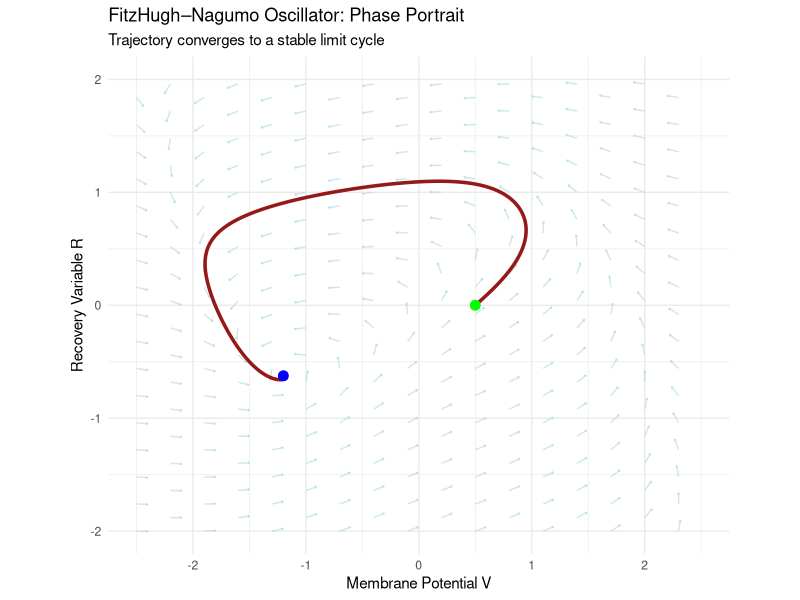
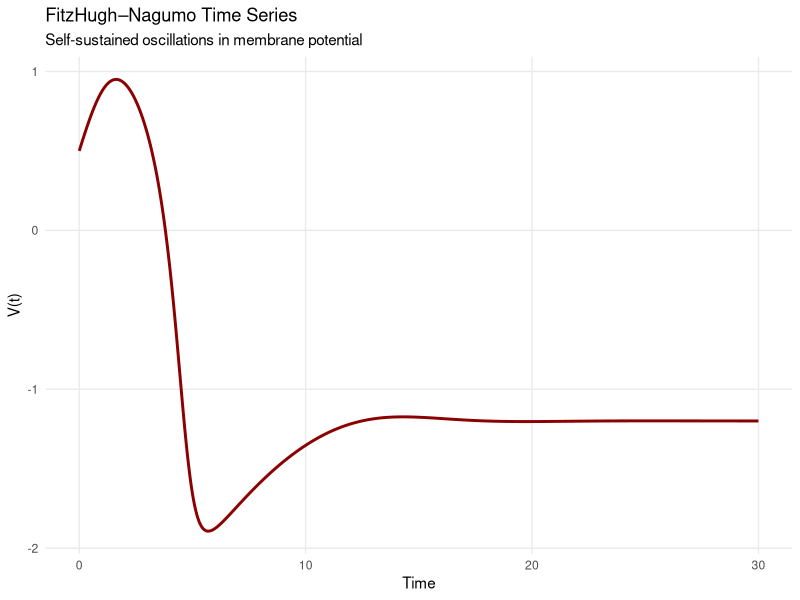
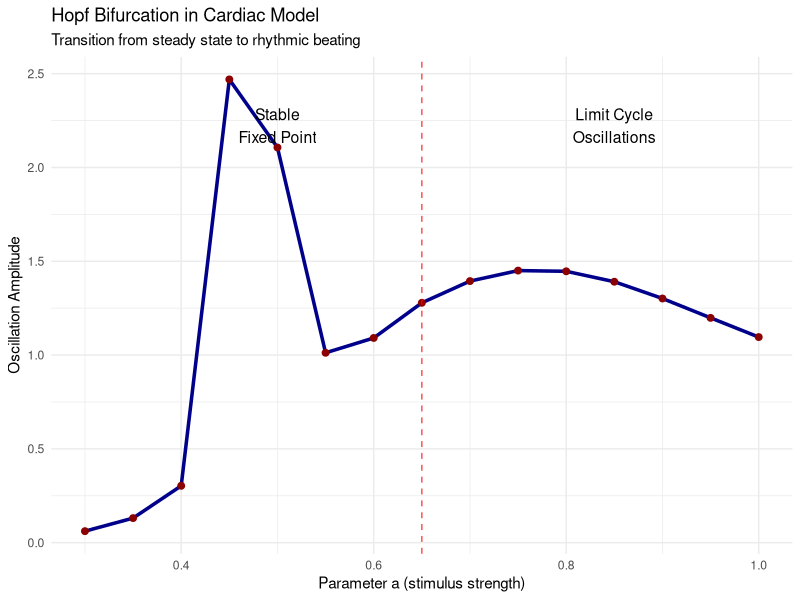
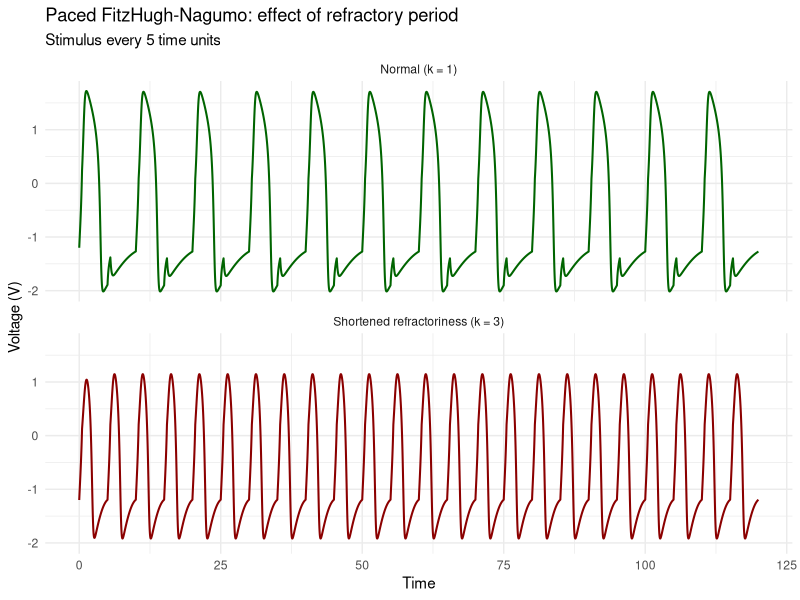
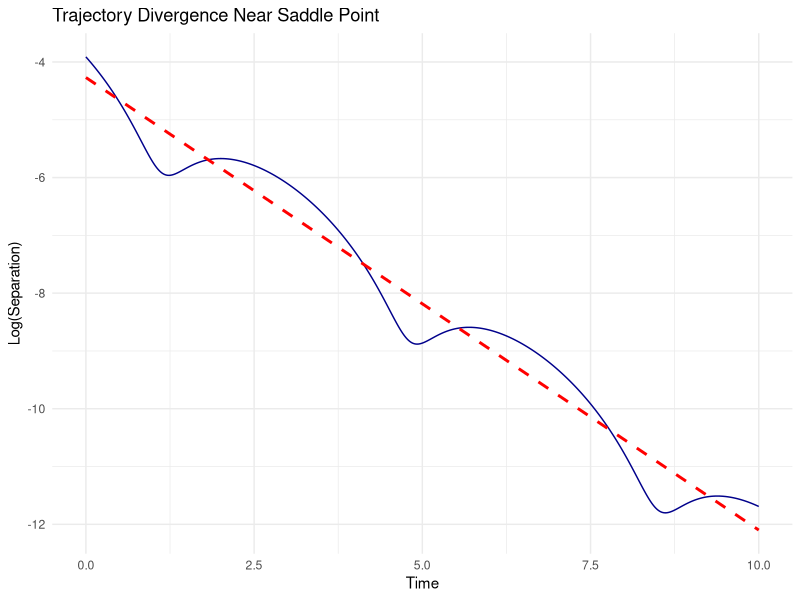

R code for these plots, in order:
## ---- chunk 1
# Load required libraries
library(ggplot2)
library(deSolve)

# ------------------------------------------------------------
# FitzHugh–Nagumo Model (canonical nondimensional form)
# ------------------------------------------------------------
fitzhugh_nagumo <- function(t, state, parameters) {
  V <- state["V"]
  R <- state["R"]

  c_param <- parameters[["c"]]
  a <- parameters[["a"]]
  b <- parameters[["b"]]

  dV <- V - V^3/3 - R
  dR <- (V + a - b*R) / c_param

  list(c(dV, dR))
}

# Parameters generating a stable limit cycle
fn_params <- list(c = 3, a = 0.7, b = 0.8)

# ------------------------------------------------------------
# Vector field grid
# ------------------------------------------------------------
V_range <- seq(-2.5, 2.5, by = 0.15)
R_range <- seq(-2,  2,  by = 0.12)

vector_field <- expand.grid(V = V_range, R = R_range)

# Compute derivatives
vector_field$dV <- with(vector_field, V - V^3/3 - R)
vector_field$dR <- with(vector_field, (V + fn_params$a - fn_params$b*R) / fn_params$c)

# Normalize vectors for visualization
mag <- sqrt(vector_field$dV^2 + vector_field$dR^2)
scale_factor <- 0.1

vector_field$dV_norm <- scale_factor * vector_field$dV / mag
vector_field$dR_norm <- scale_factor * vector_field$dR / mag

# Subsample vector field for readability
vf_sub <- vector_field[seq(1, nrow(vector_field), by = 4), ]

# ------------------------------------------------------------
# Integrate one example trajectory
# ------------------------------------------------------------
times <- seq(0, 30, by = 0.01)
initial_state <- c(V = 0.5, R = 0)

trajectory <- ode(y = initial_state, times = times,
                  func = fitzhugh_nagumo, parms = fn_params)
trajectory_df <- as.data.frame(trajectory)

# ------------------------------------------------------------
# Phase portrait
# ------------------------------------------------------------
phase_portrait <- ggplot() +
  geom_segment(
    data = vf_sub,
    aes(x = V, y = R, xend = V + dV_norm, yend = R + dR_norm),
    arrow = arrow(length = unit(0.02, "inches")),
    color = "lightblue", alpha = 0.6
  ) +
  geom_path(
    data = trajectory_df,
    aes(x = V, y = R),
    color = "darkred", linewidth = 1.2, alpha = 0.9
  ) +
  geom_point(
    data = trajectory_df[1,],
    aes(x = V, y = R),
    color = "green", size = 3
  ) +
  geom_point(
    data = tail(trajectory_df, 1),
    aes(x = V, y = R),
    color = "blue", size = 3
  ) +
  labs(
    title = "FitzHugh–Nagumo Oscillator: Phase Portrait",
    subtitle = "Trajectory converges to a stable limit cycle",
    x = "Membrane Potential V",
    y = "Recovery Variable R"
  ) +
  theme_minimal() +
  coord_equal(xlim = c(-2.5, 2.5), ylim = c(-2, 2))

# ------------------------------------------------------------
# Time-series plot
# ------------------------------------------------------------
timeseries_plot <- ggplot(trajectory_df, aes(x = time)) +
  geom_line(aes(y = V), color = "darkred", linewidth = 1) +
  labs(
    title = "FitzHugh–Nagumo Time Series",
    subtitle = "Self-sustained oscillations in membrane potential",
    x = "Time",
    y = "V(t)"
  ) +
  theme_minimal() +
  theme(panel.grid.minor = element_blank())

# Render
print(phase_portrait)
print(timeseries_plot)
## ---- chunk 2
library(deSolve)
library(ggplot2)

# --- FitzHugh–Nagumo system (example; replace with yours if already defined) ---
fitzhugh_nagumo <- function(t, state, parms) {
  with(as.list(c(state, parms)), {
    dV <- V - (V^3)/3 - R + a
    dR <- (V + b - c * R) / tau
    list(c(dV, dR))
  })
}

# --- Example parameters (replace with your own fn_params if defined elsewhere) ---
fn_params <- list(a = 0.5, b = 0.8, c = 0.7, tau = 12)

# --- Hopf Bifurcation Sweep ---
a_values <- seq(0.3, 1.0, by = 0.05)
max_amplitudes <- numeric(length(a_values))

for (i in seq_along(a_values)) {
  
  params_temp <- fn_params
  params_temp$a <- a_values[i]
  
  # Long integration to reach attractor
  times_long <- seq(0, 50, by = 0.05)
  traj_temp <- ode(
    y = c(V = 0.5, R = 0),
    times = times_long,
    func = fitzhugh_nagumo,
    parms = params_temp,
    method = "lsoda",
    atol = 1e-8,
    rtol = 1e-8
  )
  
  traj_temp <- as.data.frame(traj_temp)
  
  # Extract last segment safely
  seg_len <- min(200, nrow(traj_temp))
  last_segment <- tail(traj_temp, seg_len)
  
  # Compute amplitude of V
  max_amplitudes[i] <- max(last_segment$V) - min(last_segment$V)
}

# --- Build bifurcation diagram ---
bifurcation_diagram <- data.frame(a = a_values, amplitude = max_amplitudes)

bifurcation_plot <- ggplot(bifurcation_diagram, aes(x = a, y = amplitude)) +
  geom_line(color = "darkblue", linewidth = 1.2) +
  geom_point(color = "darkred", size = 2) +
  geom_vline(xintercept = 0.65, linetype = "dashed", color = "red", alpha = 0.7) +
  annotate("text", x = 0.5, y = max(max_amplitudes) * 0.9,
           label = "Stable\nFixed Point", size = 4) +
  annotate("text", x = 0.85, y = max(max_amplitudes) * 0.9,
           label = "Limit Cycle\nOscillations", size = 4) +
  labs(
    title = "Hopf Bifurcation in Cardiac Model",
    x = "Parameter a (stimulus strength)",
    y = "Oscillation Amplitude",
    subtitle = "Transition from steady state to rhythmic beating"
  ) +
  theme_minimal()

print(bifurcation_plot)

## ---- chunk 3
library(deSolve)
library(ggplot2)

# Rest state is near V = -1.2 with a = -0.7 (a = +0.7 gives a depolarized fixed point)
fn_params <- list(a = -0.7, b = 0.8, c = 3,
                  stim_amp = 0.8, stim_dur = 0.5, stim_period = 5)

# k scales the recovery rate: larger k = faster recovery = shorter refractory period
fitzhugh_refractory <- function(t, state, parameters) {
  with(as.list(c(state, parameters)), {
    I_stim <- if ((t %% stim_period) < stim_dur) stim_amp else 0
    dV <- c * (V - V^3/3 + R + I_stim)
    dR <- -k * (V - a + b * R) / c
    list(c(dV, dR))
  })
}

normal_params  <- modifyList(fn_params, list(k = 1))   # normal refractoriness
disease_params <- modifyList(fn_params, list(k = 3))   # shortened refractoriness

times <- seq(0, 120, by = 0.01)
y0 <- c(V = -1.2, R = 0.62)

# Stimulus edges are discontinuities, so cap the step size
solve_case <- function(p) {
  as.data.frame(ode(y = y0, times = times, func = fitzhugh_refractory,
                    parms = p, method = "lsoda", hmax = 0.05))
}
traj_normal  <- solve_case(normal_params)
traj_disease <- solve_case(disease_params)

# Count upstrokes through V = 0.5 and compare with the number of stimuli
count_beats <- function(df, thr = 0.5) sum(diff(df$V > thr) == 1)
n_stim <- floor(max(times) / fn_params$stim_period)
cat(sprintf("Normal : %d responses / %d stimuli\n", count_beats(traj_normal),  n_stim))
cat(sprintf("Disease: %d responses / %d stimuli\n", count_beats(traj_disease), n_stim))

traj_normal$State  <- "Normal (k = 1)"
traj_disease$State <- "Shortened refractoriness (k = 3)"
all_traj <- rbind(traj_normal, traj_disease)

compare_plot <- ggplot(all_traj, aes(time, V, color = State)) +
  geom_line(linewidth = 0.7) +
  facet_wrap(~State, ncol = 1) +
  scale_color_manual(values = c("darkgreen", "darkred")) +
  labs(title = "Paced FitzHugh-Nagumo: effect of refractory period",
       subtitle = "Stimulus every 5 time units",
       x = "Time", y = "Voltage (V)") +
  theme_minimal() +
  theme(legend.position = "none")

print(compare_plot)

## ---- chunk 4
# Load libraries
if (!require("deSolve")) install.packages("deSolve")
if (!require("ggplot2")) install.packages("ggplot2")
library(deSolve)
library(ggplot2)

# Parameters
fn_params <- list(a = 0.7, b = 0.8, c = 3.0)

# FitzHugh-Nagumo ODE system
fitzhugh_nagumo <- function(t, y, parms) {
  with(as.list(c(y, parms)), {
    dV <- c * (V - V^3 / 3 + R)
    dR <- -(V - a + b * R) / c
    list(c(dV, dR))
  })
}

# Find fixed point numerically (robust)
find_fixed_point <- function(p) {
  f <- function(V) {
    R <- V^3/3 - V
    V - p$a + p$b * R
  }
  V_fp <- uniroot(f, c(-2, 2))$root
  R_fp <- V_fp^3/3 - V_fp
  c(V = V_fp, R = R_fp)
}

fp <- find_fixed_point(fn_params)

# Jacobian
jacobian_fn <- function(V, R, params) {
  with(params, {
    matrix(c(
      c * (1 - V^2),  c,
      -1/c,          -b/c
    ), nrow = 2, byrow = TRUE)
  })
}

J <- jacobian_fn(fp[1], fp[2], fn_params)
eigenvals <- eigen(J)$values
lyap <- Re(eigenvals)

cat("Fixed point: V =", fp[1], ", R =", fp[2], "\n")
cat("Lyapunov exponents:", lyap, "\n")

# Simulate nearby trajectories
times <- seq(0, 10, by = 0.01)
y0_plus  <- c(fp[1] + 0.01, fp[2])
y0_minus <- c(fp[1] - 0.01, fp[2])

# Run ODEs
out1 <- ode(y = y0_plus,  times = times, func = fitzhugh_nagumo, parms = fn_params)
out2 <- ode(y = y0_minus, times = times, func = fitzhugh_nagumo, parms = fn_params)

# 🔑 CRITICAL FIX: ode() may return a matrix with columns "time", "1", "2"
# So we CONVERT TO DATA FRAME and SET COLUMN NAMES EXPLICITLY
traj1_df <- as.data.frame(out1)
traj2_df <- as.data.frame(out2)

# Force correct column names
names(traj1_df) <- c("time", "V", "R")
names(traj2_df) <- c("time", "V", "R")

# Now compute separation — V and R are guaranteed to exist
separation <- sqrt((traj1_df$V - traj2_df$V)^2 + (traj1_df$R - traj2_df$R)^2)
separation_df <- data.frame(time = traj1_df$time, separation = separation)

# Remove non-positive separations (log(0) = -Inf)
separation_df <- separation_df[separation_df$separation > 0, ]

# Plot
ggplot(separation_df, aes(x = time, y = log(separation))) +
  geom_line(color = "darkblue") +
  geom_smooth(method = "lm", se = FALSE, color = "red", linetype = "dashed") +
  labs(
    title = "Trajectory Divergence Near Saddle Point",
    x = "Time",
    y = "Log(Separation)"
  ) +
  theme_minimal()
